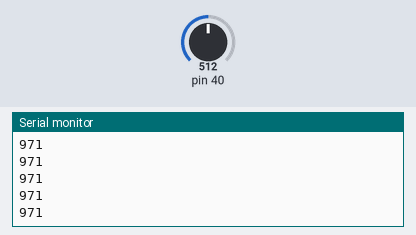
Bench run of a sketch on a simulated Teensy 4. Shown: the last lines printed to the serial monitor. The test bench sets the inputs (shaded band); at power-on: pin 40 = 512.

Above: at 1.2 s.
1.3 s: pin 40 set to 716
At 1.33 s:
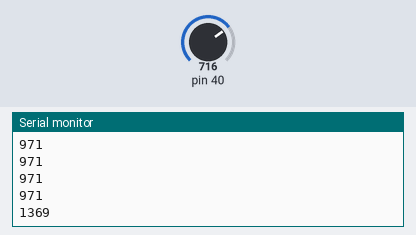
2.8 s: pin 40 set to 900
At 2.83 s:
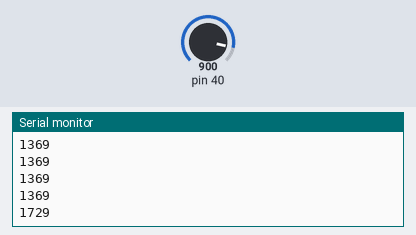
Timing chart, 0 to 5.8 s (numbered marks = the images above; inputs shaded):
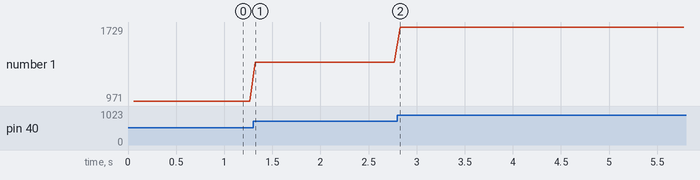

The sketch:

16c5.ino
```cpp
/* KIPU
*/

#include <Bounce.h>

// the MIDI channel number to send messages
const int channel = 1;

// the MIDI continuous controller for each analog input

// CUERDAS
const int controllerA16 = 16; // 11 = CUERDA 1

void setup() {
  Serial.begin(38400);
}

// store previously sent values, to detect changes

int previousA16 = -1;


elapsedMillis msec = 0;

void loop() {
  // only check the analog inputs 50 times per second,
  // to prevent a flood of MIDI messages
 // if (msec >= 20) {
 if (msec >= 60) {
    msec = 0;

    //int n0 = analogRead(A0) / 8;
    //CUERDAS
   int n16 = map(analogRead(A16), 15, 80, 0, 127);
   Serial.println(n16);
   //delay(250);


    // only transmit MIDI messages if analog input changed

    if (n16 != previousA16) {
      usbMIDI.sendControlChange(controllerA16, n16, channel);
      previousA16 = n16;
    }


  }

  // MIDI Controllers should discard incoming MIDI messages.
  // http://forum.pjrc.com/threads/24179-Teensy-3-Ableton-Analog-CC-causes-midi-crash
  while (usbMIDI.read()) {
    // ignore incoming messages
 }
}
```

Measured:
- after the input at 1.3 s, the serial monitor: prints a new line at once (image 1)
- after the input at 2.8 s, the serial monitor: prints a new line at once (image 2)
- plotted number 1: 971 → 1369 after the input at 1.3 s, 1369 → 1729 after the input at 2.8 s
